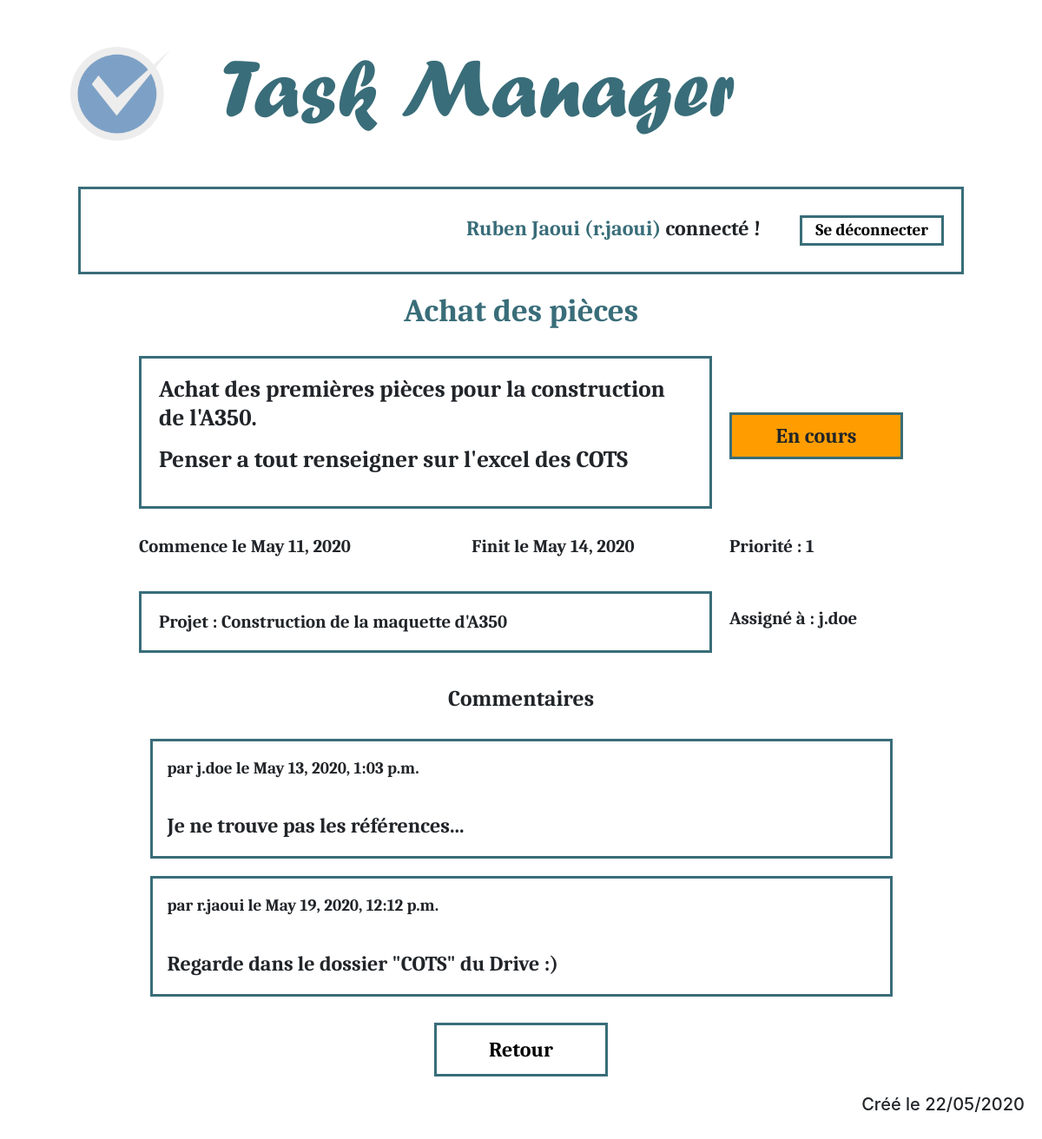
The app's page /manager/tache/4 (signed in) with its own data.
### taskmanager/models.py (models this page shows, shortened)
class Tache(models.Model):
    titre = models.CharField(max_length=100)
    description = models.TextField()
    start = models.DateField(default=timezone.now)
    end = models.DateField(default=timezone.now)
    priority = models.IntegerField(default=1)
    assigned = models.ForeignKey(User, on_delete=models.CASCADE)
    status = models.ForeignKey('Statut', on_delete=models.CASCADE)
    projet = models.ForeignKey('Projet', on_delete=models.CASCADE)
    class Meta:
        verbose_name = "tache"

class Statut(models.Model):
    nom = models.CharField(max_length=50)
    couleur = models.CharField(max_length=50)
    class Meta:
        verbose_name = "statut"
    def __str__(self):
        return self.nom

class Projet(models.Model):
    nom = models.CharField(max_length=100)
    class Meta:
        verbose_name = "projet"
    def __str__(self):
        return self.nom

class Commentaire(models.Model):
    texte = models.TextField()
    date = models.DateTimeField(default=timezone.now)
    tache = models.ForeignKey('Tache', on_delete=models.CASCADE)
    user = models.ForeignKey(User, on_delete=models.CASCADE)
    class Meta:
        verbose_name = "commentaire"

### taskmanager/views.py (the view)
# urls.py: path('tache/<int:id>', tache, name = "Tache"),
def tache(request, id):
    connected = request.user.is_authenticated
    name = ""
    username = ""
    tache = None
    commentaires = None
    if connected:
        name = request.user.first_name + " " + request.user.last_name
        username = request.user.username
        if request.user.has_perm('taskmanager.view_commentaire') and request.user.has_perm('taskmanager.view_tache'):
            tache = Tache.objects.get(id=id)
            commentaires = Commentaire.objects.filter(tache = tache).order_by('date')
        else:
            return redirect(denied)
    else:
        return redirect(connect)
    return render(request, 'taskmanager/tache.html', locals())

### templates/taskmanager/tache.html (shortened to what this page needs)
{% extends "base.html" %}
{% load static %}
{% block css %}<link rel="stylesheet" href="{% static 'css/taskmanager/tache.css' %} ">{% endblock %}
{% block contenu %}
    <h3>{{ tache.titre }}</h3>
    <table class="content">
        <tr>
            <td colspan="2">
                <h5>{{ tache.description|linebreaks }}</h5>
            </td>
            <td>
                <div class="stat">
                    <h4 class="size-stat" style="background-color:{{ tache.status.couleur }};" >{{ tache.status }}</h4>
                </div>
            </td>
        </tr>
        <tr>
            <td>
                <p>Commence le {{ tache.start }}</p>
            </td>
            <td>
                <p>Finit le {{ tache.end }}</p>
            </td>
            <td>
                <p>Priorité : {{ tache.priority }}</p>
            </td>
        </tr>
        <tr>
            <td colspan="2">
                <h5>Projet : {{ tache.projet }}</h5>
            </td>
            <td>
                <p>Assigné à : {{ tache.assigned }}</p>
            </td>
        </tr>
    </table>
    <h4 id="subtitle">Commentaires</h4>
    <ul id="comments">
        {% for comm in commentaires %}
            <li>
                <table>
                    <tr>
                        <td>
                            <p class="comm-header">par {{ comm.user }} le {{ comm.date }}</p>
                        </td>
                    </tr>
                    <tr>
                        <td>
                            <p class="comm">{{ comm.texte }}</p>
                        </td>
                    </tr>
                </table>
            </li>
        {% endfor %}
    </ul>
    <a id="ret" href="{% url "Projet" tache.projet.id %}"><p>Retour</p></a>
{% endblock %}

### templates/base.html (shortened to what this page needs)
<!DOCTYPE html>
<html lang="en">
<head>
    {% load static %}
    <link rel="stylesheet" href="https://maxcdn.bootstrapcdn.com/bootstrap/4.5.0/css/bootstrap.min.css">
    <link rel="stylesheet" href="{% static 'css/base.css' %} ">
    {% block css %}{% endblock %}
</head>
<body>
    <div class="center per-90">
        <table id="full">
            <tr>
                <td id = "icon-cont">
                    <img src="{% static "images/icon.png" %}" alt="logo" id="icon"/>
                </td>
                <td>
                    <h1 id = "title">Task Manager</h1>
                </td>
            </tr>
        </table>
    </div>
    <div class="center bloc-85">
        {% if connected %}
            <h4 class="regular"><span>{{ name }} ({{ username }})</span> connecté ! <a href="{% url "Deconnexion" %}"><button id="disconnect">Se déconnecter</button></a></h4>
        {% else %}
            <h4 class="regular">Non connecté...</h4>
        {% endif %}
    </div>
    <div id="content" class="regular">
        {% block contenu %}{% endblock %}
    </div>
    <h5>Créé le 22/05/2020</h5>
</body>
</html>

### static/css/base.css (style rules this page uses)
.regular { font-family: 'Caladea'; }
h1 { width: 85%; margin: auto; padding: 5px; padding-bottom: 15px; font-size: 600%; color: #396d79; font-family: 'Forte'; }
h3 { color: #396d79; width: 85%; margin: auto; font-size: 230%; text-align: center; }
h4 { font-size: 150%; text-align: right; margin-top: 10px; margin-bottom: 10px; }
#disconnect { font-size: 80%; background-color: transparent; border: solid 3px #396d79; padding: 3px 15px; margin-left: 40px; }
h5 { text-align: right; padding: 20px; }
#icon { width: 100%; height: 100%; float:left; }
#title { margin: 30px; font-size: 600%; color: #396d79; font-family: 'Forte'; text-align: left; }
.bloc-85 { padding: 20px; width: 85%; border: solid 3px #396d79; margin: 15px; }
.per-90 { width: 90%; }
.center { margin: auto }
#full { width: 100%; }
#icon-cont { width: 150px; height: 150px; }
span { color: #396d79; }

### static/css/taskmanager/tache.css (style rules this page uses)
h3 { margin-top: 20px; margin-bottom: 20px; }
.content h5 { border: solid 3px #396d79; font-size: 130%; text-align: left; }
.content p { font-size: 130%; }
#subtitle { text-align: center; font-size: 160%; }
#content table { width: 75%; margin: 20px auto; }
td { padding: 10px; }
.stat { width: 200px; }
.size-stat { padding: 10px; text-align: center; border: solid 3px #396d79; }
ul { margin:30px; padding:0px; list-style: none; }
#ret { text-decoration:none; }
#ret p { font-size: 150%; text-decoration:none; padding: 10px; margin: auto; margin-top: 20px; text-align: center; color: black; background-color: transparent; border: solid 3px #396d79; width: 200px; }
.comm-header { font-size: 120%; padding: 7px; margin: 0px; }
.comm { font-size: 150%; padding: 7px; margin: 0px; }
#comments table { border: solid 3px #396d79; }

### records on screen
Tache: titre "Achat des pièces", description "Achat des premières pièces pour la construction de l'A350. Penser a tout renseigner sur l'excel des COTS", status "En cours", start "May 11, 2020", end "May 14, 2020", priority "1", projet "Construction de la maquette d'A350", assigned "j.doe"
Commentaire: user "j.doe", date "May 13, 2020, 1:03 p.m.", texte "Je ne trouve pas les références..."
Commentaire: user "r.jaoui", date "May 19, 2020, 12:12 p.m.", texte "Regarde dans le dossier \"COTS\" du Drive :)"

### other values on screen
{{ name }} "Ruben Jaoui"
{{ username }} "r.jaoui"
